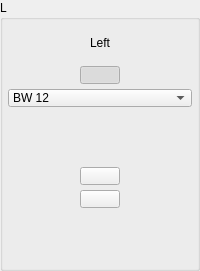
        <widget class="QGroupBox" name="groupBox_L">
         <property name="title">
          <string>L</string>
         </property>
         <layout class="QGridLayout" name="gridLayout_3">
          <property name="leftMargin">
           <number>5</number>
          </property>
          <property name="topMargin">
           <number>5</number>
          </property>
          <property name="rightMargin">
           <number>5</number>
          </property>
          <property name="bottomMargin">
           <number>5</number>
          </property>
          <property name="spacing">
           <number>5</number>
          </property>
          <item row="0" column="0">
           <layout class="QVBoxLayout" name="verticalLayout_2">
            <item>
             <widget class="QLabel" name="label_10">
              <property name="minimumSize">
               <size>
                <width>0</width>
                <height>36</height>
               </size>
              </property>
              <property name="maximumSize">
               <size>
                <width>16777215</width>
                <height>36</height>
               </size>
              </property>
              <property name="text">
               <string>Left</string>
              </property>
              <property name="alignment">
               <set>Qt::AlignCenter</set>
              </property>
             </widget>
            </item>
            <item alignment="Qt::AlignHCenter">
             <widget class="QPushButton" name="pb_Filter_LSetSync">
              <property name="minimumSize">
               <size>
                <width>0</width>
                <height>18</height>
               </size>
              </property>
              <property name="maximumSize">
               <size>
                <width>16777215</width>
                <height>18</height>
               </size>
              </property>
              <property name="focusPolicy">
               <enum>Qt::NoFocus</enum>
              </property>
              <property name="styleSheet">
               <string notr="true"/>
              </property>
              <property name="text">
               <string/>
              </property>
              <property name="checkable">
               <bool>true</bool>
              </property>
              <property name="checked">
               <bool>true</bool>
              </property>
             </widget>
            </item>
            <item>
             <widget class="QComboBox" name="cb_Filter_L">
              <property name="minimumSize">
               <size>
                <width>0</width>
                <height>18</height>
               </size>
              </property>
              <property name="maximumSize">
               <size>
                <width>16777215</width>
                <height>18</height>
               </size>
              </property>
              <property name="focusPolicy">
               <enum>Qt::NoFocus</enum>
              </property>
              <property name="currentIndex">
               <number>5</number>
              </property>
              <property name="maxVisibleItems">
               <number>30</number>
              </property>
              <item>
               <property name="text">
                <string>L-R 12</string>
               </property>
              </item>
              <item>
               <property name="text">
                <string>L-R 24</string>
               </property>
              </item>
              <item>
               <property name="text">
                <string>L-R 36</string>
               </property>
              </item>
              <item>
               <property name="text">
                <string>L-R 48</string>
               </property>
              </item>
              <item>
               <property name="text">
                <string>BW 6</string>
               </property>
              </item>
              <item>
               <property name="text">
                <string>BW 12</string>
               </property>
              </item>
              <item>
               <property name="text">
                <string>BW 18</string>
               </property>
              </item>
              <item>
               <property name="text">
                <string>BW 24</string>
               </property>
              </item>
              <item>
               <property name="text">
                <string>BW 30</string>
               </property>
              </item>
              <item>
               <property name="text">
                <string>BW 36</string>
               </property>
              </item>
              <item>
               <property name="text">
                <string>BW 42</string>
               </property>
              </item>
              <item>
               <property name="text">
                <string>BW 48</string>
               </property>
              </item>
             </widget>
            </item>
            <item alignment="Qt::AlignHCenter">
             <widget class="ConfigGainWidget" name="dsb_Filter_L_Freq" native="true">
              <property name="minimumSize">
               <size>
                <width>50</width>
                <height>50</height>
               </size>
              </property>
              <property name="maximumSize">
               <size>
                <width>50</width>
                <height>50</height>
               </size>
              </property>
             </widget>
            </item>
            <item alignment="Qt::AlignHCenter">
             <widget class="QPushButton" name="pb_Output_Invert_L">
              <property name="minimumSize">
               <size>
                <width>0</width>
                <height>18</height>
               </size>
              </property>
              <property name="maximumSize">
               <size>
                <width>16777215</width>
                <height>18</height>
               </size>
              </property>
              <property name="focusPolicy">
               <enum>Qt::NoFocus</enum>
              </property>
              <property name="styleSheet">
               <string notr="true"/>
              </property>
              <property name="text">
               <string/>
              </property>
              <property name="checkable">
               <bool>true</bool>
              </property>
              <property name="checked">
               <bool>false</bool>
              </property>
             </widget>
            </item>
            <item alignment="Qt::AlignHCenter">
             <widget class="QPushButton" name="pb_Output_Mute_L">
              <property name="minimumSize">
               <size>
                <width>0</width>
                <height>18</height>
               </size>
              </property>
              <property name="maximumSize">
               <size>
                <width>16777215</width>
                <height>18</height>
               </size>
              </property>
              <property name="focusPolicy">
               <enum>Qt::NoFocus</enum>
              </property>
              <property name="styleSheet">
               <string notr="true"/>
              </property>
              <property name="text">
               <string/>
              </property>
              <property name="checkable">
               <bool>true</bool>
              </property>
              <property name="checked">
               <bool>false</bool>
              </property>
             </widget>
            </item>
            <item alignment="Qt::AlignHCenter">
             <widget class="ConfigGainWidget" name="dsb_Output_Level_L" native="true">
              <property name="minimumSize">
               <size>
                <width>50</width>
                <height>50</height>
               </size>
              </property>
              <property name="maximumSize">
               <size>
                <width>50</width>
                <height>50</height>
               </size>
              </property>
             </widget>
            </item>
           </layout>
          </item>
         </layout>
        </widget>
